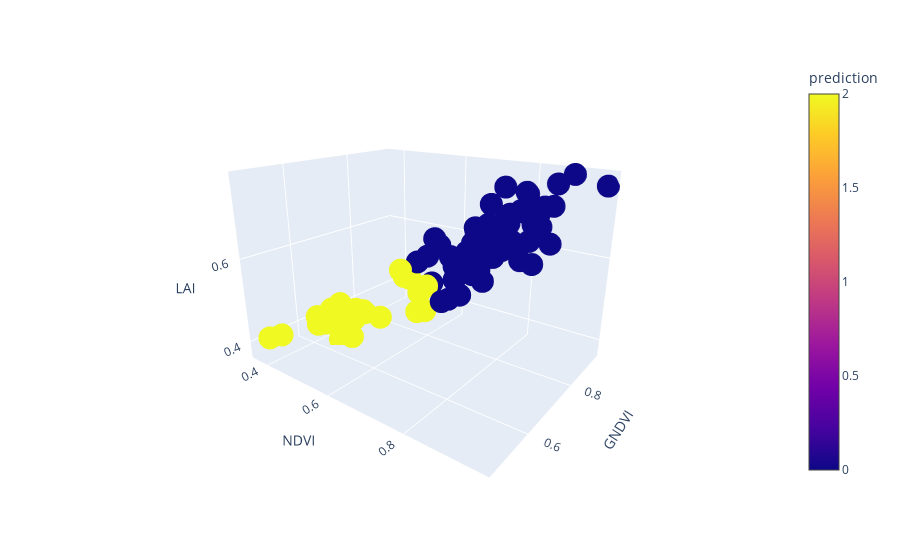

The notebook cell this image was saved under:
### Code cell
(xCol,yCol,zCol) = tuple(vegi1InputCols)
fig = px.scatter_3d(vegi1Scatter_pd, x=xCol, y=yCol, z=zCol, color='prediction').show()
